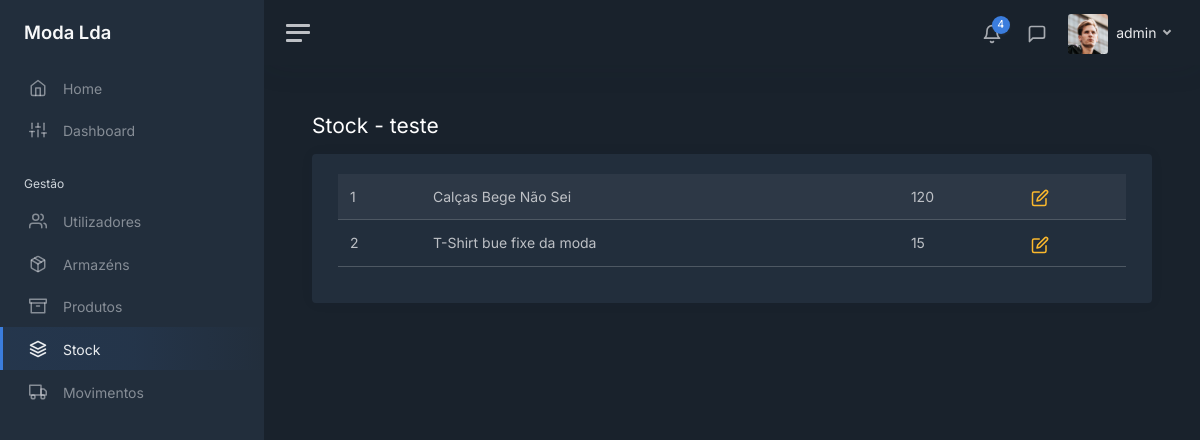
Before: /stock/1/products (signed in) with the older database file.
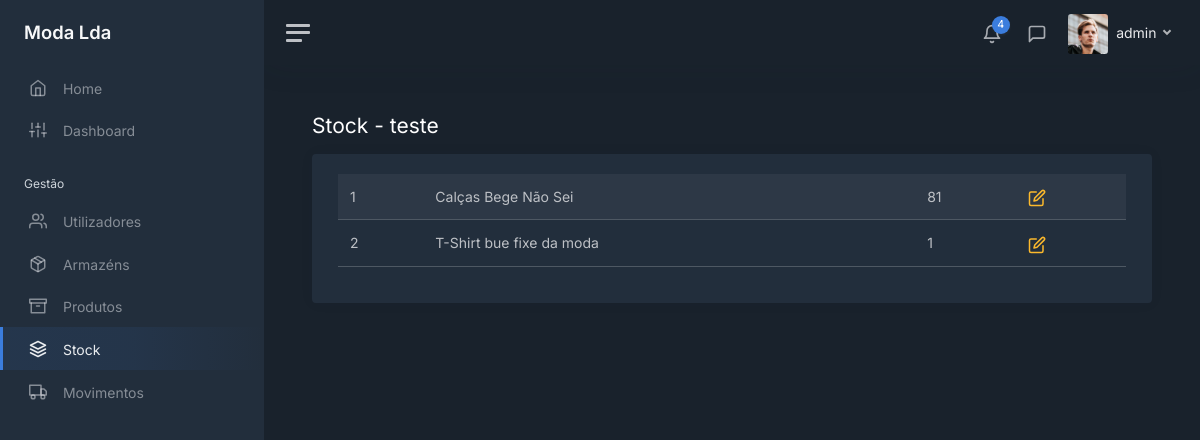
After: the same page with the newer database file.
### modules/login/models.py (models this page shows, shortened)
class User(UserMixin, db.Model):
    __tablename__ = 'users'
    __table_args__ = {'extend_existing': True}
    id = db.Column(db.Integer, primary_key=True)
    username = db.Column(db.String(), unique=True)
    password = db.Column(db.String())
    role = db.Column(db.String())
    last_login = db.Column(db.DateTime, server_default=db.func.now())

### modules/main/models.py (models this page shows, shortened)
class Warehouse(db.Model):
    __tablename__ = 'warehouses'
    __table_args__ = {'extend_existing': True}
    id = db.Column(db.Integer, primary_key=True)
    name = db.Column(db.String(), unique=True)
    address = db.Column(db.String())
    phone = db.Column(db.String())

class Product_Warehouse(db.Model):
    __tablename__ = 'products_warehouses'
    __table_args__ = {'extend_existing': True}
    product_id = db.Column(db.Integer, ForeignKey(Product.id), primary_key=True)
    warehouse_id = db.Column(db.Integer, ForeignKey(Warehouse.id), primary_key=True)
    quantity = db.Column(db.Integer)
    product = relationship('Product', foreign_keys='Product_Warehouse.product_id')
    warehouse = relationship('Warehouse', foreign_keys='Product_Warehouse.warehouse_id')

class Product(db.Model):
    __tablename__ = 'products'
    __table_args__ = {'extend_existing': True}
    id = db.Column(db.Integer, primary_key=True)
    name = db.Column(db.String(), unique=True)
    category = db.Column(db.String())
    color = db.Column(db.String())
    brand = db.Column(db.String())
    min_stock = db.Column(db.Integer())
    max_stock = db.Column(db.Integer())
    last_buy_price = db.Column(db.Float())
    avg_buy_price = db.Column(db.Float())
    sell_price = db.Column(db.Float())
    desc = db.Column(db.String())

### modules/main/views.py (the view)
@bp.route('/stock/<int:id>/products')
@login_required
def view_stock_warehouses(id):
    warehouse = Warehouse.query.filter_by(id=id).first_or_404()
    query = text('''
         SELECT
            products.id as id,
            products.name AS name,
            products_warehouses.quantity AS quantity
        FROM
            products
        LEFT JOIN
            products_warehouses ON products_warehouses.product_id = products.id AND products_warehouses.warehouse_id = :warehouse_id
        LEFT JOIN
            warehouses ON warehouses.id = products_warehouses.warehouse_id
    ''')
    result = db.session.execute(query, {'warehouse_id': id})
    return render_template('stock/stock_table.html', user=current_user, tab="stock", warehouse=warehouse,
                           products=result)

### modules/login/models.py (called while the page is built)
@login_manager.user_loader
def load_user(user_id):
    return User.query.get(int(user_id))

### modules/main/templates/stock/stock_table.html (shortened to what this page needs)
<!DOCTYPE html>
<html lang="en">
<head>
    <link href="/static/css/dashboard.css" rel="stylesheet">
    <link href="https://cdn.datatables.net/1.13.7/css/dataTables.bootstrap5.min.css" rel="stylesheet">
</head>
{% extends 'sidebar.html' %}
{% block content %}
    <div class="row">
        <div class="col float-start">
            <h1 class="h3 mb-3">Stock
                {% if warehouse is not none %}
                    - {{ warehouse.name }}
                {% else %}
                    - Total
                {% endif %}
            </h1>
        </div>
    </div>
    <div class="card">
        <div class="card-body">
            <div class="container-fluid">
                <table id="products" class="table table-striped">
                    <tbody>
                    {% for product in products %}
                        <tr>
                            <td>{{ product.id }}</td>
                            <td>{{ product.name }}</td>
                            {% if product.quantity is not none %}
                                <td>{{ product.quantity }}</td>
                            {% else %}
                                <td>0</td>
                            {% endif %}
                            {% if warehouse is not none %}
                                <td>
                                    <a class="text-decoration-none" href="/stock/{{ warehouse.id }}/products/{{ product.id }}">
                                        <i class="align-middle text-warning" data-feather="edit"></i>
                                    </a>
                                </td>
                            {% endif %}
                        </tr>
                    {% endfor %}
                    </tbody>
                </table>
            </div>
        </div>
    </div>
{% endblock %}

### modules/main/templates/sidebar.html (shortened to what this page needs)
<body data-theme="dark">
<div class="wrapper">
    <nav id="sidebar" class="sidebar js-sidebar">
        <div class="sidebar-content js-simplebar">
            <a class="sidebar-brand" href="/home">
                <span class="align-middle">Moda Lda</span>
            </a>
            <ul class="sidebar-nav">
                <li class="sidebar-item {% if tab == 'home' %}active{% endif %}">
                    <a class="sidebar-link" href="/home">
                        <i class="align-middle" data-feather="home"></i> <span class="align-middle">Home</span>
                    </a>
                </li>
                <li class="sidebar-item {% if tab == 'dashboard' %}active{% endif %}">
                    <a class="sidebar-link" href="/dashboard">
                        <i class="align-middle" data-feather="sliders"></i> <span class="align-middle">Dashboard</span>
                    </a>
                </li>
                <li class="sidebar-header">
                    Gestão
                </li>
                {% if user.role == 'admin' or user.role == 'gerente' %}
                <li class="sidebar-item {% if tab == 'users' %}active{% endif %}">
                    <a class="sidebar-link" href="/users">
                        <i class="align-middle" data-feather="users"></i> <span class="align-middle">Utilizadores</span>
                    </a>
                </li>
                {% endif %}
                {% if user.role == 'admin' or user.role == 'gerente' %}
                <li class="sidebar-item {% if tab == 'warehouses' %}active{% endif %}">
                    <a class="sidebar-link" href="/warehouses">
                        <i class="align-middle" data-feather="package"></i> <span class="align-middle">Armazéns</span>
                    </a>
                </li>
                {% endif %}
                <li class="sidebar-item {% if tab == 'products' %}active{% endif %}">
                    <a class="sidebar-link" href="/products">
                        <i class="align-middle" data-feather="archive"></i> <span class="align-middle">Produtos</span>
                    </a>
                </li>
                <li class="sidebar-item {% if tab == 'stock' %}active{% endif %}">
                    <a class="sidebar-link" href="/stock">
                        <i class="align-middle" data-feather="layers"></i> <span class="align-middle">Stock</span>
                    </a>
                </li>
                <li class="sidebar-item {% if tab == 'movements' %}active{% endif %}">
                    <a class="sidebar-link" href="/movements">
                        <i class="align-middle" data-feather="truck"></i> <span class="align-middle">Movimentos</span>
                    </a>
                </li>
            </ul>
        </div>
    </nav>
    <div class="main">
        <nav class="navbar navbar-expand navbar-light navbar-bg">
            <a class="sidebar-toggle js-sidebar-toggle">
                <i class="hamburger align-self-center"></i>
            </a>
            <div class="navbar-collapse collapse">
                <ul class="navbar-nav navbar-align">
                    <li class="nav-item dropdown">
                        <a class="nav-icon dropdown-toggle" href="#" id="alertsDropdown" data-bs-toggle="dropdown">
                            <div class="position-relative">
                                <i class="align-middle" data-feather="bell"></i>
                                <span class="indicator">4</span>
                            </div>
                        </a>
                    </li>
                    <li class="nav-item dropdown">
                        <a class="nav-icon dropdown-toggle" href="#" id="messagesDropdown" data-bs-toggle="dropdown">
                            <div class="position-relative">
                                <i class="align-middle" data-feather="message-square"></i>
                            </div>
                        </a>
                    </li>
                    <li class="nav-item dropdown">
                        <a class="nav-link dropdown-toggle d-none d-sm-inline-block" href="#" data-bs-toggle="dropdown">
                            <img src="/static/img/avatars/avatar.jpg" class="avatar img-fluid rounded me-1"
                                 alt="{{ user.username }}"/> <span class="text-dark"> {{ user.username }} </span>
                        </a>
                    </li>
                </ul>
            </div>
        </nav>
        <main class="content">
            <div class="container-fluid p-0">
                {% block content %}
                {% endblock %}
            </div>
        </main>
    </div>
</div>
</body>
</html>

Changed rows visible on the page:
changed Product_Warehouse "Calças Bege Não Sei": quantity "120" → "81"
changed Product_Warehouse "T-Shirt bue fixe da moda": quantity "15" → "1"
